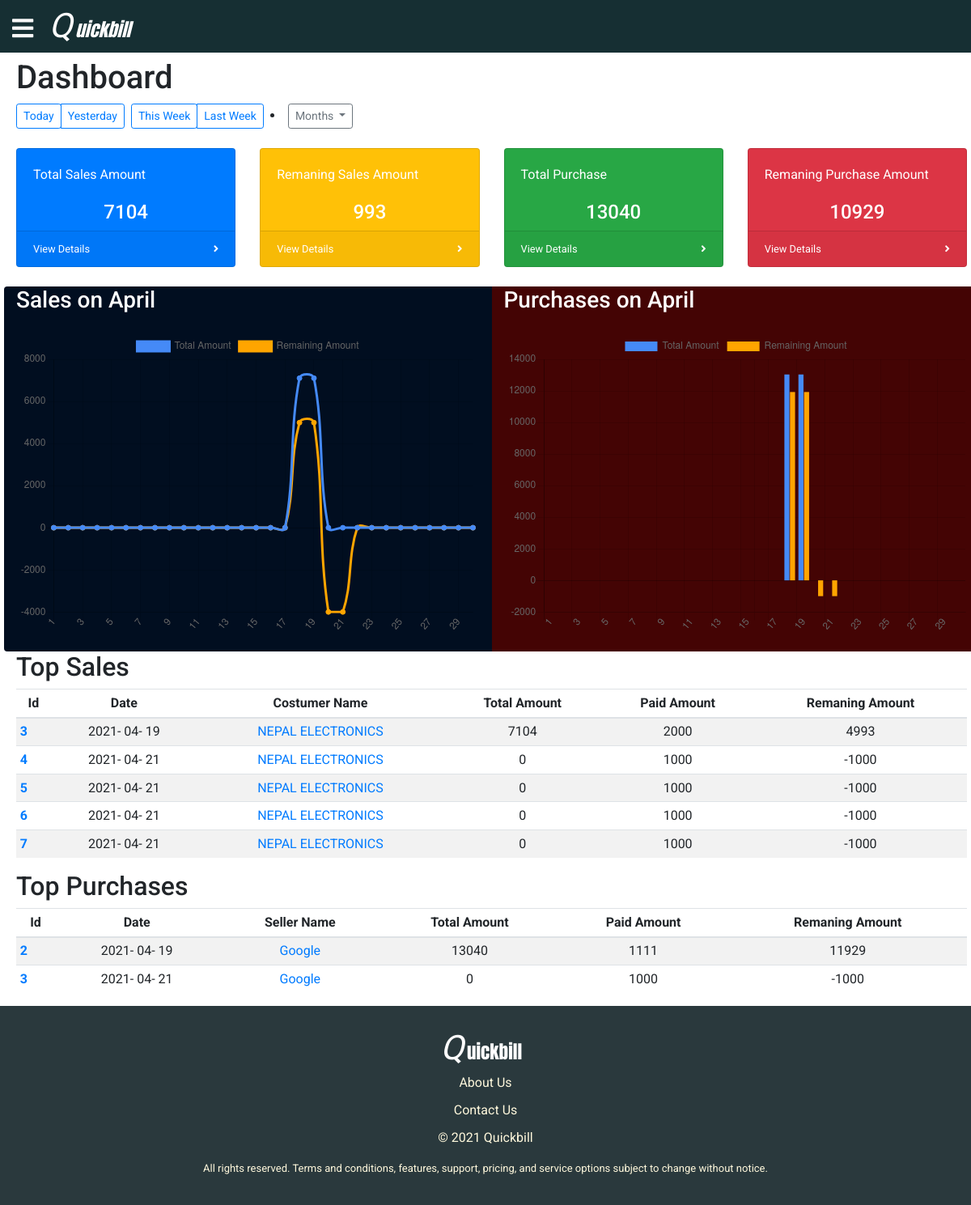
Screenshot of /dashboard (signed in) with the database file from the repository.
### Quickbill/invoice/models.py (models this page shows, shortened)
class SalesInvoice(db.Model):
    __tablename__ = 'sales_invoice'
    admin = db.relationship(User)
    id = db.Column(db.Integer, primary_key=True)
    admin_id=db.Column(db.Integer,db.ForeignKey('admin.id'),nullable=False)
    date = db.Column(db.DateTime, nullable=False, default=datetime.date.today())
    name = db.Column(db.Text, nullable=False)
    total_amount = db.Column(db.Integer,default=0)
    paid_amount = db.Column(db.Integer)
    remaning_amount = db.Column(db.Integer,default=0)
    discount = db.Column(db.Integer,nullable=True, default=0)

class PurchaseInvoice(db.Model):
    __tablename__ = 'purchase_invoice'
    admin = db.relationship(User)
    id = db.Column(db.Integer, primary_key=True)
    admin_id=db.Column(db.Integer,db.ForeignKey('admin.id'),nullable=False)
    date = db.Column(db.DateTime, nullable=False, default=datetime.date.today())
    name = db.Column(db.Text, nullable=False)
    total_amount = db.Column(db.Integer, default=0)
    paid_amount = db.Column(db.Integer)
    remaning_amount = db.Column(db.Integer,default=0)

### Quickbill/invoice/application/views.py (the view)
@application.route('/dashboard', methods=['GET', 'POST'])
@login_required
def dashboard():
    form = ReportForm()
    month = dt.today().month
    month_list = [0, 'January', 'February', 'March', 'April', 'May', 'June',
                  'July', 'August', 'September', 'October', 'November', 'December']
    sitems = extract(SalesInvoice)[1]
    pitems = extract(PurchaseInvoice)[1]
    month = extract(SalesInvoice)[0]
    s_paiddata = sum_bydays(month, SalesInvoice)[1]
    s_totaldata = sum_bydays(month, SalesInvoice)[0]
    s_remaindata = sum_bydays(month, SalesInvoice)[2]
    p_paiddata = sum_bydays(month, PurchaseInvoice)[1]
    p_totaldata = sum_bydays(month, PurchaseInvoice)[0]
    p_remaindata = sum_bydays(month, PurchaseInvoice)[2]
    smonth_total = timeview(sitems)[0]
    smonth_paid = timeview(sitems)[1]
    smonth_remain = timeview(sitems)[2]
    pmonth_total = timeview(pitems)[0]
    pmonth_paid = timeview(pitems)[1]
    pmonth_remain = timeview(pitems)[2]
    labels = list(range(1, len(s_totaldata)+1))
    return render_template('dashboard.html', form=form, sitems=sitems, pitems=pitems,
                           smonth_total=smonth_total, smonth_paid=smonth_paid, smonth_remain=smonth_remain,
                           pmonth_total=pmonth_total, pmonth_paid=pmonth_paid, pmonth_remain=pmonth_remain,
                           s_totaldata=s_totaldata, s_paiddata=s_paiddata, s_remaindata=s_remaindata,
                           p_totaldata=p_totaldata, p_paiddata=p_paiddata, p_remaindata=p_remaindata, labels=labels, month_name=month_list[month], title='Dashboard')

### Quickbill/invoice/forms.py
class ReportForm(FlaskForm):
    this_week=SubmitField('This Week')
    last_week=SubmitField('Last Week')
    january=SubmitField('January')
    february=SubmitField('February')
    march=SubmitField('March')
    april=SubmitField('April')
    may=SubmitField('May')
    june=SubmitField('June')
    july=SubmitField('July')
    august=SubmitField('August')
    september=SubmitField('September')
    october=SubmitField('October')
    november=SubmitField('November')
    december=SubmitField('December')
    today=SubmitField('Today')
    this_month=SubmitField('This month')
    yesterday=SubmitField('Yesterday')

### Quickbill/invoice/helper_functions.py (called while the page is built)
def timeview(data):
    total_amount=0
    paid_amount=0
    remaning_amount=0
    for i in data:
        total_amount+=i.total_amount
        paid_amount+=i.paid_amount
        remaning_amount+=i.remaning_amount
    return list((total_amount,paid_amount,remaning_amount))

def choice(i):
  start=datetime.date(dt.today().year,i,day=1)
  end=datetime.date(dt.today().year,1,day=1)+relativedelta(months=+i,days=-1)
  return list((start,end))

def sum_bydays(month,table):
    days=[]
    total_amount=[]
    remaining_amount=[]
    paid_amount=[]
    x,y =choice(month)[0],choice(month)[1]
    for z in range(1,y.day+1):
        days.append(datetime.date(dt.today().year,month,day=z))
    for i in days:
        start=datetime.date(i.year,i.month,i.day)
        end=datetime.date(i.year,i.month,i.day)+relativedelta(days=+1)
        day= table.query.filter(table.date <= end).filter(table.date >= start).all()
        total=timeview(day)[0]
        paid=timeview(day)[1]
        remaining=timeview(day)[2]
        total_amount.append(total)
        remaining_amount.append(remaining)
        paid_amount.append(paid)
    return list((total_amount,paid_amount,remaining_amount))

### Quickbill/invoice/models.py (called while the page is built)
@login_manager.user_loader
def load_user(user_id):
    return User.query.get(user_id)

### Quickbill/invoice/templates/dashboard.html (shortened to what this page needs)
{% extends "appbase.html" %}
{% block content %}
<h1>Dashboard</h1>
<form method="POST">
    <div class="btn-toolbar mb-2 mb-md-0">
        <div class="btn-group mr-2">
            {{form.today(class="btn btn-sm btn-outline-primary dropdown-toggle")}}
            {{form.yesterday(class="btn btn-sm btn-outline-primary dropdown-toggle")}}
        </div>
        <div class="btn-group mr-2">
            {{form.this_week(class="btn btn-sm btn-outline-primary dropdown-toggle")}}
            {{form.last_week(class="btn btn-sm btn-outline-primary dropdown-toggle")}}
        </div>
        <li class="nav-item dropdown">
            <a class="btn btn-sm btn-outline-secondary dropdown-toggle" href="#" id="navbarDropdown" role="button"
                data-toggle="dropdown" aria-haspopup="true" aria-expanded="false">
                Months
            </a>
        </li>
    </div>
</form>
<br>
<div class="row">
    <div class="col-xl-3 col-md-6">
        <div class="card bg-primary text-white mb-4 ">
            <div class="card-body">Total Sales Amount</div>
            <h4 class='text-center'>{{smonth_total}}</h4>
            <div class="card-footer d-flex align-items-center justify-content-between">
                <a class="small text-white stretched-link" href="#">View Details</a>
                <div class="small text-white"><i class="fas fa-angle-right"></i></div>
            </div>
        </div>
    </div>
    <div class="col-xl-3 col-md-6">
        <div class="card bg-warning text-white mb-4">
            <div class="card-body">Remaning Sales Amount </div>
            <h4 class='text-center'>{{smonth_remain}}</h4>
            <div class="card-footer d-flex align-items-center justify-content-between">
                <a class="small text-white stretched-link" href="#">View Details</a>
                <div class="small text-white"><i class="fas fa-angle-right"></i></div>
            </div>
        </div>
    </div>
    <div class="col-xl-3 col-md-6">
        <div class="card bg-success text-white mb-4">
            <div class="card-body">Total Purchase</div>
            <h4 class='text-center'>{{pmonth_total}}</h4>
            <div class="card-footer d-flex align-items-center justify-content-between">
                <a class="small text-white stretched-link" href="#">View Details</a>
                <div class="small text-white"><i class="fas fa-angle-right"></i></div>
            </div>
        </div>
    </div>
    <div class="col-xl-3 col-md-6">
        <div class="card bg-danger text-white mb-4">
            <div class="card-body">Remaning Purchase Amount </div>
            <h4 class='text-center'>{{pmonth_remain}}</h4>
            <div class="card-footer d-flex align-items-center justify-content-between">
                <a class="small text-white stretched-link" href="#">View Details</a>
                <div class="small text-white"><i class="fas fa-angle-right"></i></div>
            </div>
        </div>
    </div>
</div>
<div class="row ">
    <div class="container col-6 mb-6 rounded-left" style="background-color: rgb(1, 14, 32);">
        <h3 style="color: white;">Sales on {{month_name}}</h3>
        <canvas class="my-4" id="chart-line" width="900" height="580"></canvas>
    </div>
    <div class="container col-6 mb-6 rounded-right " style="background-color: rgb(68, 4, 4);">
        <h3 style="color: white;">Purchases on {{month_name}}</h3>
        <canvas class="my-4" id="chart-bar" width="900" height="580"></canvas>
    </div>
</div>
<h2>Top Sales</h2>
<div class="table-responsive">
    <table class="table table-striped table-sm">
        <thead>
            <tr>
                <th data-sortable="true" class="text-center" scope="col">Id</th>
                <th data-sortable="true" class="text-center" scope="col">Date</th>
                <th class="text-center" scope="col">Costumer Name</th>
                <th data-sortable="true" class="text-center" scope="col">Total Amount</th>
                <th data-sortable="true" class="text-center" scope="col">Paid Amount</th>
                <th data-sortable="true" class="text-center" scope="col">Remaning Amount</th>
            </tr>
        </thead>
        <tbody>
            {% for i in sitems[:5] %}
            <tr>
                <th scope="row"><a href="{{ url_for('application.voucher_id',id=i.id) }}">{{ i.id }}</a></th>
                <td class="text-center">{{ i.date.strftime('%Y- %m- %d')}}</td>
                <td class="text-center"><a
                        href="{{ url_for('application.profile',costumer_name=i.name) }}">{{i.name}}</a></td>
                <td class="text-center">{{i.total_amount}}</td>
                <td class="text-center">{{i.paid_amount}}</td>
                <td class="text-center">{{i.remaning_amount}}</td>
            </tr>
            {% endfor %}
        </tbody>
    </table>
</div>
<h2>Top Purchases</h2>
<div class="table-responsive">
    <table class="table table-striped table-sm">
        <thead>
            <tr>
                <th data-sortable="true" class="text-center" scope="col">Id</th>
                <th data-sortable="true" class="text-center" scope="col">Date</th>
                <th class="text-center" scope="col">Seller Name</th>
                <th data-sortable="true" class="text-center" scope="col">Total Amount</th>
                <th data-sortable="true" class="text-center" scope="col">Paid Amount</th>
                <th data-sortable="true" class="text-center" scope="col">Remaning Amount</th>
            </tr>
        </thead>
        <tbody>
            {% for i in pitems[:5] %}
            <tr>
                <th scope="row"><a href="{{ url_for('application.voucher_id',id=i.id) }}">{{ i.id }}</a></th>
                <td class="text-center">{{ i.date.strftime('%Y- %m- %d')}}</td>
                <td class="text-center"><a
                        href="{{ url_for('application.sellerprofile',seller_name=i.name) }}">{{i.name}}</a></td>
                <td class="text-center">{{i.total_amount}}</td>
                <td class="text-center">{{i.paid_amount}}</td>
                <td class="text-center">{{i.remaning_amount}}</td>
            </tr>
            {% endfor %}
        </tbody>
    </table>
</div>
    <script>
        $(document).ready(function() {
            var ctx = $("#chart-line");
            var myLineChart = new Chart(ctx, {
                type: 'line',
                 data: {
                    labels: {{labels}},
                    datasets: [{
                        data: {{s_totaldata}},
                        label: "Total Amount",
                        borderColor: "#458af7",
                        backgroundColor: '#458af7',
                        fill: false
                    },{
                          data: {{s_remaindata}},
                          label: "Remaining Amount",
                          borderColor: "orange",
                          backgroundColor: 'orange',
                          fill: false
                      } ]
                },
                options: {
                    title: {
                        display: false,
                        text: 'Total Amount And Remaning Amount'
                    }
                }
            });
        });
      </script>
      <script>
          $(document).ready(function() {
              var ctx = $("#chart-bar");
              var myLineChart = new Chart(ctx, {
                  type: 'bar',
                  data: {
                      labels: {{labels}},
                      datasets: [{
                          data: {{p_totaldata}},
                          label: "Total Amount",
                          borderColor: "#458af7",
                          backgroundColor: '#458af7',
                          fill: false
                      }, {
                          data: {{p_remaindata}},
                          label: "Remaining Amount",
                          borderColor: "orange",
                          backgroundColor: 'orange',
                          fill: false
                      },]
                  },
                  options: {
                      title: {
                          display: false,
                          text: 'Total Amount And Remaning Amount'
                      }
                  }
              });
          });
      </script>
    {% endblock %}

### Quickbill/invoice/static/css/style.css (style rules this page uses)
body { font-family: Roboto, "arial"; margin: 0; }
html { margin: 0; padding: 0; }

### rows the page displays
SalesInvoice: id "3", date "2021- 04- 19", name "NEPAL ELECTRONICS", total_amount "7104", paid_amount "2000", remaning_amount "4993"
SalesInvoice: id "4", date "2021- 04- 21", name "NEPAL ELECTRONICS", total_amount "0", paid_amount "1000", remaning_amount "-1000"
SalesInvoice: id "5", date "2021- 04- 21", name "NEPAL ELECTRONICS", total_amount "0", paid_amount "1000", remaning_amount "-1000"
SalesInvoice: id "6", date "2021- 04- 21", name "NEPAL ELECTRONICS", total_amount "0", paid_amount "1000", remaning_amount "-1000"
SalesInvoice: id "7", date "2021- 04- 21", name "NEPAL ELECTRONICS", total_amount "0", paid_amount "1000", remaning_amount "-1000"
PurchaseInvoice: id "2", date "2021- 04- 19", name "Google", total_amount "13040", paid_amount "1111", remaning_amount "11929"
PurchaseInvoice: id "3", date "2021- 04- 21", name "Google", total_amount "0", paid_amount "1000", remaning_amount "-1000"

### other values shown
{{ smonth_total }} "7104"
{{ smonth_remain }} "993"
{{ pmonth_total }} "13040"
{{ pmonth_remain }} "10929"
{{ month_name }} "April"
chart data {{ labels }} [1, 2, 3, 4, 5, 6, 7, 8, 9, 10, 11, 12, 13, 14, 15, 16, 17, 18, 19, 20, 21, 22, 23, 24, 25, 26, 27, 28, 29, 30]
chart data {{ s_totaldata }} [0, 0, 0, 0, 0, 0, 0, 0, 0, 0, 0, 0, 0, 0, 0, 0, 0, 7104, 7104, 0, 0, 0, 0, 0, 0, 0, 0, 0, 0, 0]
chart data {{ s_remaindata }} [0, 0, 0, 0, 0, 0, 0, 0, 0, 0, 0, 0, 0, 0, 0, 0, 0, 4993, 4993, -4000, -4000, 0, 0, 0, 0, 0, 0, 0, 0, 0]
